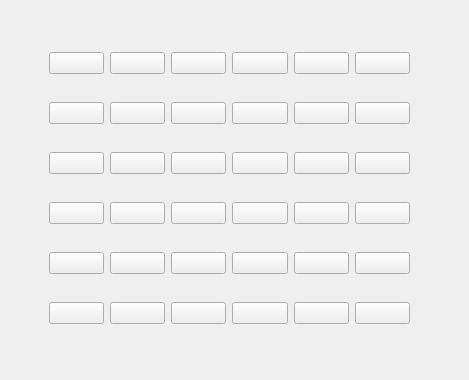
<?xml version="1.0" encoding="UTF-8"?>
<ui version="4.0">
 <class>Form</class>
 <widget class="QWidget" name="Form">
  <property name="geometry">
   <rect>
    <x>0</x>
    <y>0</y>
    <width>469</width>
    <height>380</height>
   </rect>
  </property>
  <property name="windowTitle">
   <string>选择表情</string>
  </property>
  <widget class="QWidget" name="gridLayoutWidget">
   <property name="geometry">
    <rect>
     <x>49</x>
     <y>30</y>
     <width>361</width>
     <height>321</height>
    </rect>
   </property>
   <layout class="QGridLayout" name="gridLayout_2">
    <item row="4" column="4">
     <widget class="QPushButton" name="pushButton_23">
      <property name="text">
       <string/>
      </property>
      <property name="icon">
       <iconset>
        <normaloff>expression/23.png</normaloff>expression/23.png</iconset>
      </property>
     </widget>
    </item>
    <item row="4" column="3">
     <widget class="QPushButton" name="pushButton_22">
      <property name="text">
       <string/>
      </property>
      <property name="icon">
       <iconset>
        <normaloff>expression/22.png</normaloff>expression/22.png</iconset>
      </property>
     </widget>
    </item>
    <item row="4" column="2">
     <widget class="QPushButton" name="pushButton_21">
      <property name="text">
       <string/>
      </property>
      <property name="icon">
       <iconset>
        <normaloff>expression/21.png</normaloff>expression/21.png</iconset>
      </property>
     </widget>
    </item>
    <item row="6" column="0">
     <widget class="QPushButton" name="pushButton_31">
      <property name="text">
       <string/>
      </property>
      <property name="icon">
       <iconset>
        <normaloff>expression/31.png</normaloff>expression/31.png</iconset>
      </property>
     </widget>
    </item>
    <item row="5" column="0">
     <widget class="QPushButton" name="pushButton_25">
      <property name="text">
       <string/>
      </property>
      <property name="icon">
       <iconset>
        <normaloff>expression/25.png</normaloff>expression/25.png</iconset>
      </property>
     </widget>
    </item>
    <item row="3" column="0">
     <widget class="QPushButton" name="pushButton_13">
      <property name="text">
       <string/>
      </property>
      <property name="icon">
       <iconset>
        <normaloff>expression/13.png</normaloff>expression/13.png</iconset>
      </property>
     </widget>
    </item>
    <item row="5" column="1">
     <widget class="QPushButton" name="pushButton_26">
      <property name="text">
       <string/>
      </property>
      <property name="icon">
       <iconset>
        <normaloff>expression/26.png</normaloff>expression/26.png</iconset>
      </property>
     </widget>
    </item>
    <item row="5" column="3">
     <widget class="QPushButton" name="pushButton_28">
      <property name="text">
       <string/>
      </property>
      <property name="icon">
       <iconset>
        <normaloff>expression/28.png</normaloff>expression/28.png</iconset>
      </property>
     </widget>
    </item>
    <item row="2" column="5">
     <widget class="QPushButton" name="pushButton_12">
      <property name="text">
       <string/>
      </property>
      <property name="icon">
       <iconset>
        <normaloff>expression/12.png</normaloff>expression/12.png</iconset>
      </property>
     </widget>
    </item>
    <item row="2" column="2">
     <widget class="QPushButton" name="pushButton_09">
      <property name="text">
       <string/>
      </property>
      <property name="icon">
       <iconset>
        <normaloff>expression/09.png</normaloff>expression/09.png</iconset>
      </property>
     </widget>
    </item>
    <item row="5" column="2">
     <widget class="QPushButton" name="pushButton_27">
      <property name="text">
       <string/>
      </property>
      <property name="icon">
       <iconset>
        <normaloff>expression/27.png</normaloff>expression/27.png</iconset>
      </property>
     </widget>
    </item>
    <item row="2" column="1">
     <widget class="QPushButton" name="pushButton_08">
      <property name="text">
       <string/>
      </property>
      <property name="icon">
       <iconset>
        <normaloff>expression/08.png</normaloff>expression/08.png</iconset>
      </property>
     </widget>
    </item>
    <item row="3" column="1">
     <widget class="QPushButton" name="pushButton_14">
      <property name="text">
       <string/>
      </property>
      <property name="icon">
       <iconset>
        <normaloff>expression/14.png</normaloff>expression/14.png</iconset>
      </property>
     </widget>
    </item>
    <item row="3" column="5">
     <widget class="QPushButton" name="pushButton_18">
      <property name="text">
       <string/>
      </property>
      <property name="icon">
       <iconset>
        <normaloff>expression/18.png</normaloff>expression/18.png</iconset>
      </property>
     </widget>
    </item>
    <item row="3" column="4">
     <widget class="QPushButton" name="pushButton_17">
      <property name="text">
       <string/>
      </property>
      <property name="icon">
       <iconset>
        <normaloff>expression/17.png</normaloff>expression/17.png</iconset>
      </property>
     </widget>
    </item>
    <item row="2" column="3">
     <widget class="QPushButton" name="pushButton_10">
      <property name="text">
       <string/>
      </property>
      <property name="icon">
       <iconset>
        <normaloff>expression/10.png</normaloff>expression/10.png</iconset>
      </property>
     </widget>
    </item>
    <item row="4" column="1">
     <widget class="QPushButton" name="pushButton_20">
      <property name="text">
       <string/>
      </property>
      <property name="icon">
       <iconset>
        <normaloff>expression/20.png</normaloff>expression/20.png</iconset>
      </property>
     </widget>
    </item>
    <item row="4" column="0">
     <widget class="QPushButton" name="pushButton_19">
      <property name="text">
       <string/>
      </property>
      <property name="icon">
       <iconset>
        <normaloff>expression/19.png</normaloff>expression/19.png</iconset>
      </property>
     </widget>
    </item>
    <item row="1" column="1">
     <widget class="QPushButton" name="pushButton_02">
      <property name="text">
       <string/>
      </property>
      <property name="icon">
       <iconset>
        <normaloff>expression/02.png</normaloff>expression/02.png</iconset>
      </property>
     </widget>
    </item>
    <item row="1" column="2">
     <widget class="QPushButton" name="pushButton_03">
      <property name="text">
       <string/>
      </property>
      <property name="icon">
       <iconset>
        <normaloff>expression/03.png</normaloff>expression/03.png</iconset>
      </property>
     </widget>
    </item>
    <item row="2" column="0">
     <widget class="QPushButton" name="pushButton_07">
      <property name="text">
       <string/>
      </property>
      <property name="icon">
       <iconset>
        <normaloff>expression/07.png</normaloff>expression/07.png</iconset>
      </property>
     </widget>
    </item>
    <item row="1" column="5">
     <widget class="QPushButton" name="pushButton_06">
      <property name="text">
       <string/>
      </property>
      <property name="icon">
       <iconset>
        <normaloff>expression/06.png</normaloff>expression/06.png</iconset>
      </property>
     </widget>
    </item>
    <item row="1" column="3">
     <widget class="QPushButton" name="pushButton_04">
      <property name="text">
       <string/>
      </property>
      <property name="icon">
       <iconset>
        <normaloff>expression/04.png</normaloff>expression/04.png</iconset>
      </property>
     </widget>
    </item>
    <item row="1" column="4">
     <widget class="QPushButton" name="pushButton_05">
      <property name="text">
       <string/>
      </property>
      <property name="icon">
       <iconset>
        <normaloff>expression/05.png</normaloff>expression/05.png</iconset>
      </property>
     </widget>
    </item>
    <item row="4" column="5">
     <widget class="QPushButton" name="pushButton_24">
      <property name="text">
       <string/>
      </property>
      <property name="icon">
       <iconset>
        <normaloff>expression/24.png</normaloff>expression/24.png</iconset>
      </property>
     </widget>
    </item>
    <item row="3" column="2">
     <widget class="QPushButton" name="pushButton_15">
      <property name="text">
       <string/>
      </property>
      <property name="icon">
       <iconset>
        <normaloff>expression/15.png</normaloff>expression/15.png</iconset>
      </property>
     </widget>
    </item>
    <item row="2" column="4">
     <widget class="QPushButton" name="pushButton_11">
      <property name="text">
       <string/>
      </property>
      <property name="icon">
       <iconset>
        <normaloff>expression/11.png</normaloff>expression/11.png</iconset>
      </property>
     </widget>
    </item>
    <item row="3" column="3">
     <widget class="QPushButton" name="pushButton_16">
      <property name="text">
       <string/>
      </property>
      <property name="icon">
       <iconset>
        <normaloff>expression/16.png</normaloff>expression/16.png</iconset>
      </property>
     </widget>
    </item>
    <item row="5" column="5">
     <widget class="QPushButton" name="pushButton_30">
      <property name="text">
       <string/>
      </property>
      <property name="icon">
       <iconset>
        <normaloff>expression/30.png</normaloff>expression/30.png</iconset>
      </property>
     </widget>
    </item>
    <item row="6" column="1">
     <widget class="QPushButton" name="pushButton_32">
      <property name="text">
       <string/>
      </property>
      <property name="icon">
       <iconset>
        <normaloff>expression/32.png</normaloff>expression/32.png</iconset>
      </property>
     </widget>
    </item>
    <item row="5" column="4">
     <widget class="QPushButton" name="pushButton_29">
      <property name="text">
       <string/>
      </property>
      <property name="icon">
       <iconset>
        <normaloff>expression/29.png</normaloff>expression/29.png</iconset>
      </property>
     </widget>
    </item>
    <item row="6" column="2">
     <widget class="QPushButton" name="pushButton_33">
      <property name="text">
       <string/>
      </property>
      <property name="icon">
       <iconset>
        <normaloff>expression/33.png</normaloff>expression/33.png</iconset>
      </property>
     </widget>
    </item>
    <item row="6" column="5">
     <widget class="QPushButton" name="pushButton_36">
      <property name="text">
       <string/>
      </property>
      <property name="icon">
       <iconset>
        <normaloff>expression/36.png</normaloff>expression/36.png</iconset>
      </property>
     </widget>
    </item>
    <item row="6" column="4">
     <widget class="QPushButton" name="pushButton_35">
      <property name="text">
       <string/>
      </property>
      <property name="icon">
       <iconset>
        <normaloff>expression/35.png</normaloff>expression/35.png</iconset>
      </property>
     </widget>
    </item>
    <item row="6" column="3">
     <widget class="QPushButton" name="pushButton_34">
      <property name="text">
       <string/>
      </property>
      <property name="icon">
       <iconset>
        <normaloff>expression/34.png</normaloff>expression/34.png</iconset>
      </property>
     </widget>
    </item>
    <item row="1" column="0">
     <widget class="QPushButton" name="pushButton_01">
      <property name="text">
       <string/>
      </property>
      <property name="icon">
       <iconset>
        <normaloff>expression/01.png</normaloff>expression/01.png</iconset>
      </property>
     </widget>
    </item>
   </layout>
  </widget>
 </widget>
 <resources/>
 <connections/>
</ui>
